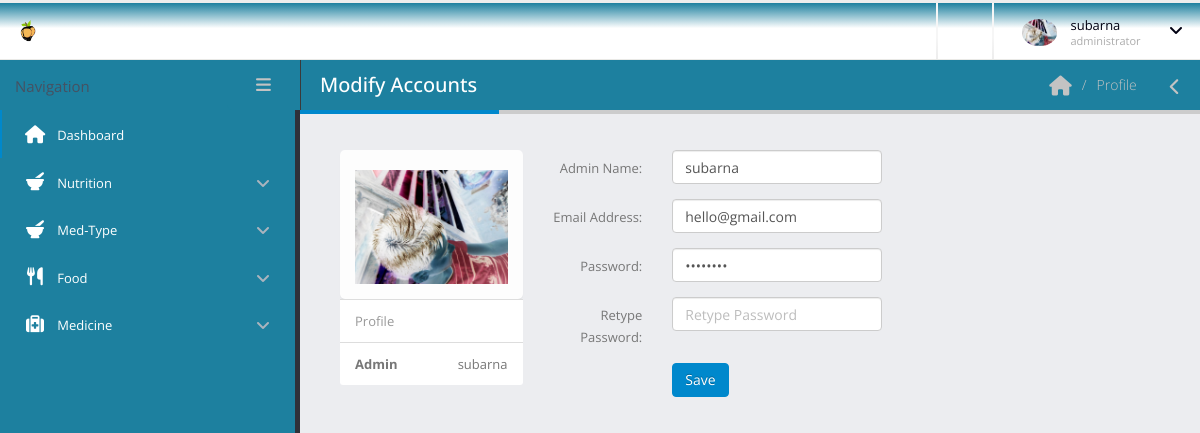
/dashboard/profile.php (signed in), run on the app's committed database.
### tables this page shows
CREATE TABLE `user_info` (
  `id` int(11) NOT NULL,
  `user_name` varchar(255) DEFAULT NULL,
  `email` varchar(255) DEFAULT NULL,
  `password` varchar(200) DEFAULT NULL,
  `role` int(20) DEFAULT NULL COMMENT '1 = admin, 2 = user ',
  `p_image` varchar(33) DEFAULT NULL
);

### dashboard/profile.php (the view, shortened to what this page needs)
<?php include 'template/header.php';
 if((isset($_SESSION['isLoggedIn']) && $_SESSION['role'] == 1)){ ?>
  <body>
      <?php include 'template/top-bar.php'; ?>
      <div class="inner-wrapper">
        <?php include 'template/left-bar.php'; ?>
        <section role="main" class="content-body">
          <header class="page-header">
            <h2>Modify Accounts</h2>
            <div class="right-wrapper pull-right">
              <ol class="breadcrumbs">
                <li>
                  <a href="index.php">
                    <i class="fa fa-home"></i>
                  </a>
                </li>
                <li><span>Profile</span></li>
              </ol>
              <a class="sidebar-right-toggle" data-open="sidebar-right"><i class="fa fa-chevron-left"></i></a>
            </div>
          </header>
          <section>
                <?php
                $con = connect();
                $res_id = $_SESSION['id'];
                $sql = "SELECT * FROM `user_info` where id = '$res_id';";
                $result = $con->query($sql);
                $row =  mysqli_fetch_assoc($result);
                 ?>
  <div class="contanier">
    <div class="row">
        <div class="col-lg-3">
           <div class="panel panel-default">
            <div class="panel-body">
              <div  id="image-container " class="stretch">
                <img title="profile image"  data-target="#logomodal"  data-toggle="modal"  src="<?php echo 'user-image/'.$row['p_image']; ?>"  >
              </div>
             </div>
          <ul class="list-group">
            <li class="list-group-item text-muted">Profile</li>
            <li class="list-group-item text-right"><span class="pull-left"><strong>Admin</strong></span>
             <?php echo $row['user_name']; ?>
             </li>
          </ul>
          </div>
        </div>
        <div class="col-lg-9">
    <form class="form-horizontal" method="POST" action="profile.php">
      <div class="row">
              <div class="form-group">
                <div class="col-md-7">
                <label class="col-md-4 control-label" for=
                  "Fname">Admin Name:</label>
                  <div class="col-md-8">
                   <input type="text" name="fullname" class="form-control" required="" placeholder="Admin Name" value="<?php echo $row['user_name'];?>">
                  </div>
                </div>
              </div>
              <div class="form-group">
                <div class="col-md-7">
                <label class="col-md-4 control-label" for=
                  "Lname">Email Address:</label>
                  <div class="col-md-8">
                     <input type="email" name="email" class="form-control" required="" placeholder="Restaurant Email" value="<?php echo $row['email'];?>">
                  </div>
                </div>
              </div>
               <div class="form-group">
                <div class="col-md-7">
                  <label class="col-md-4 control-label" for="CustomerContact">Password:</label>
                  <div class="col-md-8">
                     <input type="password" name="password" class="form-control" required="" placeholder="Password" value="<?php echo $row['password'];?>">
                  </div>
                </div>
              </div>
			  <div class="form-group">
                <div class="col-md-7">
                  <label class="col-md-4 control-label" for="CustomerContact">Retype Password:</label>
                  <div class="col-md-8">
                     <input type="password" name="re_password" class="form-control" placeholder="Retype Password" required>
                  </div>
                </div>
              </div>
             <div class="form-group">
                <div class="col-md-7">
                  <label class="col-md-4 control-label" for=
                  "CustomerContact"></label>
                  <div class="col-md-8">
                         <input type="submit" value="Save" name="save" class="btn btn-primary py-3 px-5">
                  </div>
                </div>
              </div>
          </div>
           </form>
        </div>
    </div>
  </div>
          </section>
        </section>
		<?php }
else{	echo '<script>window.location="login.php"</script>';} ?>
      </div>
  </body>
</html>

### dashboard/assets/stylesheets/skins/default.css (style rules this page uses)
a, .btn-link { color: #0088cc; }
body .btn-primary { color: #ffffff; text-shadow: 0 -1px 0 rgba(0, 0, 0, 0.25); background-color: #0088cc; border-color: #0088cc; }
.page-header h2 { border-bottom-color: #0088cc; }

### dashboard/profile.php (style rules this page uses)
.stretch { margin-top: 5px; }
.stretch img { width: 100%; cursor: pointer; }

### data on the page
user_info: p_image (picture), user_name "subarna", fullname "subarna", email "hello@gmail.com"

### other printed values
$_SESSION['name'] "subarna"
